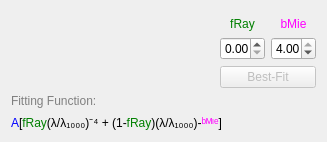
      <widget class="QWidget" name="tab_PowerLaw">
       <attribute name="title">
        <string>μs' Power Law Fitting</string>
       </attribute>
       <layout class="QGridLayout" name="gridLayout_6">
        <item row="10" column="0" colspan="3">
         <layout class="QGridLayout" name="gridLayout_13">
          <item row="0" column="0" colspan="2">
           <widget class="QLabel" name="label_FF">
            <property name="sizePolicy">
             <sizepolicy hsizetype="Preferred" vsizetype="Minimum">
              <horstretch>0</horstretch>
              <verstretch>0</verstretch>
             </sizepolicy>
            </property>
            <property name="minimumSize">
             <size>
              <width>0</width>
              <height>0</height>
             </size>
            </property>
            <property name="text">
             <string>&lt;html&gt;&lt;head/&gt;&lt;body&gt;&lt;p&gt;&lt;span style=&quot; color:#808080;&quot;&gt;Fitting Function:&lt;/span&gt;&lt;/p&gt;&lt;/body&gt;&lt;/html&gt;</string>
            </property>
            <property name="textFormat">
             <enum>Qt::RichText</enum>
            </property>
           </widget>
          </item>
          <item row="1" column="3">
           <spacer name="horizontalSpacer_7">
            <property name="orientation">
             <enum>Qt::Horizontal</enum>
            </property>
            <property name="sizeHint" stdset="0">
             <size>
              <width>1</width>
              <height>10</height>
             </size>
            </property>
           </spacer>
          </item>
          <item row="0" column="2" colspan="3">
           <widget class="QLabel" name="label_CurrentMSE">
            <property name="sizePolicy">
             <sizepolicy hsizetype="Preferred" vsizetype="Minimum">
              <horstretch>0</horstretch>
              <verstretch>0</verstretch>
             </sizepolicy>
            </property>
            <property name="minimumSize">
             <size>
              <width>90</width>
              <height>0</height>
             </size>
            </property>
            <property name="text">
             <string/>
            </property>
            <property name="alignment">
             <set>Qt::AlignRight|Qt::AlignTrailing|Qt::AlignVCenter</set>
            </property>
           </widget>
          </item>
          <item row="1" column="0" colspan="3">
           <widget class="QLabel" name="label_Fitting">
            <property name="sizePolicy">
             <sizepolicy hsizetype="Preferred" vsizetype="Preferred">
              <horstretch>0</horstretch>
              <verstretch>0</verstretch>
             </sizepolicy>
            </property>
            <property name="text">
             <string>&lt;html&gt;&lt;head/&gt;&lt;body&gt;&lt;p&gt;&lt;span style=&quot; color:#0000ff;&quot;&gt;A&lt;/span&gt;&lt;span style=&quot; color:#000000;&quot;&gt;[&lt;/span&gt;&lt;span style=&quot; color:#008000;&quot;&gt;fRay&lt;/span&gt;&lt;span style=&quot; color:#000000;&quot;&gt;(λ/λ₁₀₀₀)⁻⁴ + (1-&lt;/span&gt;&lt;span style=&quot; color:#008000;&quot;&gt;fRay&lt;/span&gt;&lt;span style=&quot; color:#000000;&quot;&gt;)(λ/λ₁₀₀₀)-&lt;/span&gt;&lt;span style=&quot; color:#ff00ff;&quot;&gt;­ᵇᴹᶥᵉ&lt;/span&gt;&lt;span style=&quot; color:#000000;&quot;&gt;] &lt;/span&gt;&lt;/p&gt;&lt;/body&gt;&lt;/html&gt;</string>
            </property>
            <property name="alignment">
             <set>Qt::AlignLeading|Qt::AlignLeft|Qt::AlignVCenter</set>
            </property>
           </widget>
          </item>
          <item row="1" column="4">
           <widget class="QLabel" name="label_CurrentA">
            <property name="sizePolicy">
             <sizepolicy hsizetype="Preferred" vsizetype="Preferred">
              <horstretch>0</horstretch>
              <verstretch>0</verstretch>
             </sizepolicy>
            </property>
            <property name="minimumSize">
             <size>
              <width>75</width>
              <height>0</height>
             </size>
            </property>
            <property name="text">
             <string/>
            </property>
            <property name="alignment">
             <set>Qt::AlignRight|Qt::AlignTrailing|Qt::AlignVCenter</set>
            </property>
           </widget>
          </item>
         </layout>
        </item>
        <item row="9" column="1" colspan="2">
         <widget class="QPushButton" name="pushButton_BestFit">
          <property name="enabled">
           <bool>false</bool>
          </property>
          <property name="text">
           <string>Best-Fit</string>
          </property>
         </widget>
        </item>
        <item row="0" column="2" rowspan="7">
         <widget class="QwtSlider" name="qwtslider_B" native="true">
          <property name="sizePolicy">
           <sizepolicy hsizetype="Fixed" vsizetype="Minimum">
            <horstretch>0</horstretch>
            <verstretch>0</verstretch>
           </sizepolicy>
          </property>
          <property name="lowerBound" stdset="0">
           <double>0.000000000000000</double>
          </property>
          <property name="upperBound" stdset="0">
           <double>4.000000000000000</double>
          </property>
          <property name="value" stdset="0">
           <double>4.000000000000000</double>
          </property>
          <property name="totalSteps" stdset="0">
           <UInt>400</UInt>
          </property>
         </widget>
        </item>
        <item row="8" column="2">
         <widget class="QDoubleSpinBox" name="doubleSpinBox_B">
          <property name="maximumSize">
           <size>
            <width>45</width>
            <height>16777215</height>
           </size>
          </property>
          <property name="minimum">
           <double>0.000000000000000</double>
          </property>
          <property name="maximum">
           <double>4.000000000000000</double>
          </property>
          <property name="singleStep">
           <double>0.010000000000000</double>
          </property>
          <property name="value">
           <double>4.000000000000000</double>
          </property>
         </widget>
        </item>
        <item row="7" column="2">
         <widget class="QLabel" name="label_BLabel">
          <property name="sizePolicy">
           <sizepolicy hsizetype="Preferred" vsizetype="Fixed">
            <horstretch>0</horstretch>
            <verstretch>0</verstretch>
           </sizepolicy>
          </property>
          <property name="minimumSize">
           <size>
            <width>0</width>
            <height>10</height>
           </size>
          </property>
          <property name="text">
           <string>&lt;font color='magenta'&gt;bMie&lt;/font&gt;</string>
          </property>
          <property name="alignment">
           <set>Qt::AlignCenter</set>
          </property>
         </widget>
        </item>
        <item row="7" column="1">
         <widget class="QLabel" name="label_FLabel">
          <property name="text">
           <string>&lt;font color='green'&gt;fRay&lt;/font&gt;</string>
          </property>
          <property name="alignment">
           <set>Qt::AlignCenter</set>
          </property>
         </widget>
        </item>
        <item row="0" column="0" rowspan="10">
         <widget class="QCustomPlot" name="customPlot_MuspPowerLaw" native="true">
          <property name="sizePolicy">
           <sizepolicy hsizetype="Preferred" vsizetype="Preferred">
            <horstretch>0</horstretch>
            <verstretch>0</verstretch>
           </sizepolicy>
          </property>
         </widget>
        </item>
        <item row="8" column="1">
         <widget class="QDoubleSpinBox" name="doubleSpinBox_F">
          <property name="maximumSize">
           <size>
            <width>45</width>
            <height>16777215</height>
           </size>
          </property>
          <property name="maximum">
           <double>1.000000000000000</double>
          </property>
          <property name="singleStep">
           <double>0.010000000000000</double>
          </property>
         </widget>
        </item>
        <item row="0" column="1" rowspan="7">
         <widget class="QwtSlider" name="qwtslider_F" native="true">
          <property name="layoutDirection">
           <enum>Qt::LeftToRight</enum>
          </property>
          <property name="upperBound" stdset="0">
           <double>1.000000000000000</double>
          </property>
          <property name="totalSteps" stdset="0">
           <UInt>100</UInt>
          </property>
         </widget>
        </item>
       </layout>
      </widget>
